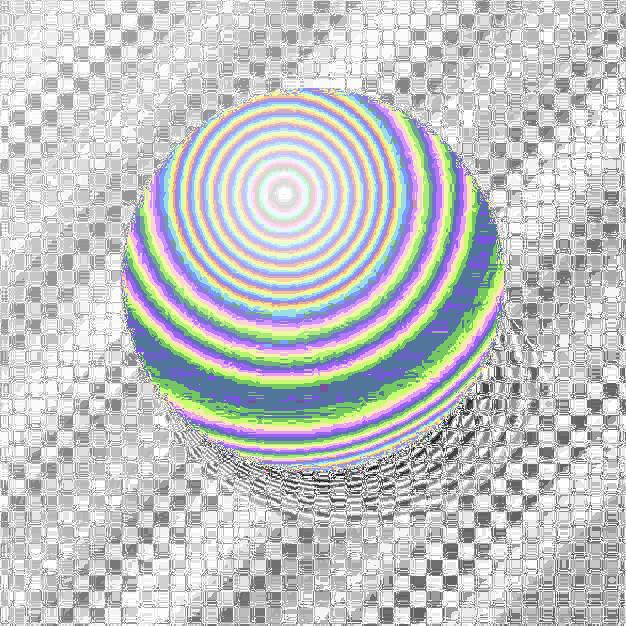
#> input picture algo.jpg, 626 x 626 px
$ python ImageSineScramble.py
#> lines starting #> are read from the running program, lines starting #| are printed output that depends on the picture
from PIL import Image
import numpy
import random

x,y = 100,100
value = 255,0,0
listStep = []
filein = input("Please Enter an Image File (with extension): ")
#> the answer given: algo.jpg
fileout = input("Please Enter a Name For Your New Image (with extension): ")
#> the answer given: out.png
if(fileout == ""):
    fileout = "processed_"+filein

im = Image.open(filein) # Can be many different formats.
#> im is the input picture: PIL image 626x626 RGB; mean R, G, B 193.6, 195.6, 196.5
pix = im.load()
print(im.size)  # Get the width and hight of the image for iterating over
#| (626, 626)
for i in range(im.size[0]):
    for j in range(im.size[1]):
        listStep = list(pix[i,j])  # Get the RGBA Value of the a pixel of an image
        listStep = [int(x) for x in listStep]
        #listStep[3] = 255
        pix[i,j] = pix[int(numpy.sin(i)*im.size[0]),int(numpy.sin(j)*im.size[1])] # Set the RGBA Value of the image (tuple)
im.save(fileout)  # Save the modified pixels as .png
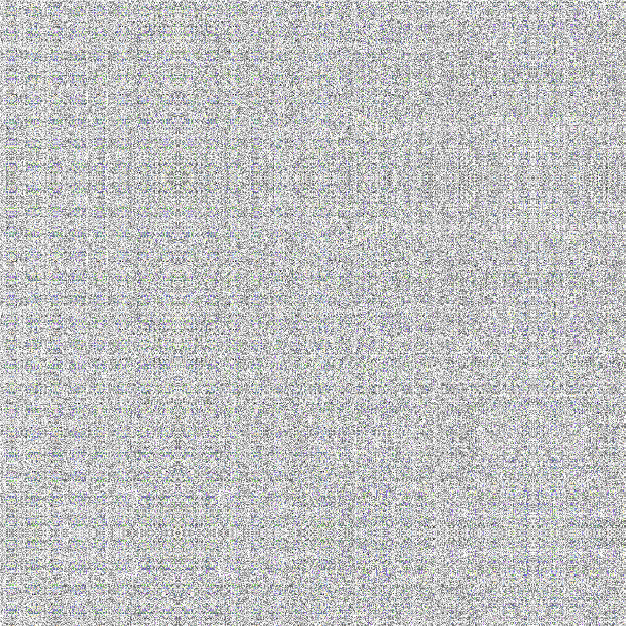
#> saved as out.png: PIL image 626x626 RGB; mean R, G, B 192.6, 193.7, 194.3
